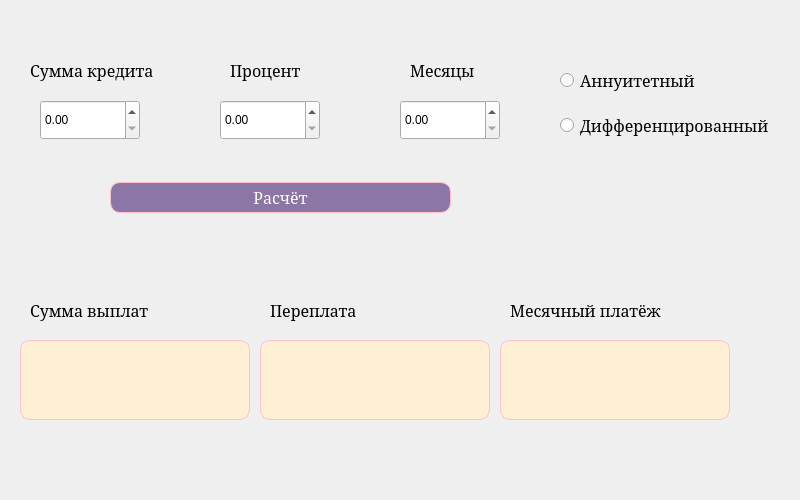
<?xml version="1.0" encoding="UTF-8"?>
<ui version="4.0">
 <class>creditCalc</class>
 <widget class="QDialog" name="creditCalc">
  <property name="geometry">
   <rect>
    <x>0</x>
    <y>0</y>
    <width>800</width>
    <height>500</height>
   </rect>
  </property>
  <property name="windowTitle">
   <string>Dialog</string>
  </property>
  <property name="styleSheet">
   <string notr="true">QDialog{
    background-color: qlineargradient(x1: 0, y1: 0, x2: 0, y2: 1,
                                      stop: 0 #E28DC2, stop: 1 #D9ABC7);
}</string>
  </property>
  <widget class="QDoubleSpinBox" name="credit_amount">
   <property name="geometry">
    <rect>
     <x>40</x>
     <y>100</y>
     <width>100</width>
     <height>40</height>
    </rect>
   </property>
  </widget>
  <widget class="QDoubleSpinBox" name="interest">
   <property name="geometry">
    <rect>
     <x>220</x>
     <y>100</y>
     <width>100</width>
     <height>40</height>
    </rect>
   </property>
  </widget>
  <widget class="QDoubleSpinBox" name="month">
   <property name="geometry">
    <rect>
     <x>400</x>
     <y>100</y>
     <width>100</width>
     <height>40</height>
    </rect>
   </property>
  </widget>
  <widget class="QLabel" name="label">
   <property name="geometry">
    <rect>
     <x>30</x>
     <y>50</y>
     <width>131</width>
     <height>40</height>
    </rect>
   </property>
   <property name="font">
    <font>
     <family>Serif</family>
     <pointsize>12</pointsize>
    </font>
   </property>
   <property name="text">
    <string>Сумма кредита</string>
   </property>
  </widget>
  <widget class="QLabel" name="label_2">
   <property name="geometry">
    <rect>
     <x>230</x>
     <y>50</y>
     <width>115</width>
     <height>40</height>
    </rect>
   </property>
   <property name="font">
    <font>
     <family>Serif</family>
     <pointsize>12</pointsize>
    </font>
   </property>
   <property name="text">
    <string>Процент</string>
   </property>
  </widget>
  <widget class="QLabel" name="label_3">
   <property name="geometry">
    <rect>
     <x>410</x>
     <y>50</y>
     <width>115</width>
     <height>40</height>
    </rect>
   </property>
   <property name="font">
    <font>
     <family>Serif</family>
     <pointsize>12</pointsize>
    </font>
   </property>
   <property name="text">
    <string>Месяцы</string>
   </property>
  </widget>
  <widget class="QRadioButton" name="annuity">
   <property name="geometry">
    <rect>
     <x>560</x>
     <y>60</y>
     <width>171</width>
     <height>41</height>
    </rect>
   </property>
   <property name="font">
    <font>
     <family>Serif</family>
     <pointsize>12</pointsize>
    </font>
   </property>
   <property name="text">
    <string>Аннуитетный</string>
   </property>
  </widget>
  <widget class="QRadioButton" name="diff">
   <property name="geometry">
    <rect>
     <x>560</x>
     <y>110</y>
     <width>221</width>
     <height>31</height>
    </rect>
   </property>
   <property name="font">
    <font>
     <family>Serif</family>
     <pointsize>12</pointsize>
    </font>
   </property>
   <property name="text">
    <string>Дифференцированный</string>
   </property>
  </widget>
  <widget class="QLabel" name="label_4">
   <property name="geometry">
    <rect>
     <x>270</x>
     <y>290</y>
     <width>230</width>
     <height>41</height>
    </rect>
   </property>
   <property name="font">
    <font>
     <family>Serif</family>
     <pointsize>12</pointsize>
    </font>
   </property>
   <property name="text">
    <string>Переплата</string>
   </property>
  </widget>
  <widget class="QLabel" name="label_5">
   <property name="geometry">
    <rect>
     <x>30</x>
     <y>290</y>
     <width>221</width>
     <height>41</height>
    </rect>
   </property>
   <property name="font">
    <font>
     <family>Serif</family>
     <pointsize>12</pointsize>
    </font>
   </property>
   <property name="text">
    <string>Сумма выплат</string>
   </property>
  </widget>
  <widget class="QPushButton" name="calc_credit">
   <property name="geometry">
    <rect>
     <x>110</x>
     <y>182</y>
     <width>341</width>
     <height>31</height>
    </rect>
   </property>
   <property name="font">
    <font>
     <family>Serif</family>
     <pointsize>12</pointsize>
    </font>
   </property>
   <property name="styleSheet">
    <string notr="true">QPushButton {
   border: 1px solid pink;
   border-radius: 10px;
  background-color: rgb(139, 118, 165);
   color: white;
}
QPushButton:pressed {
    background-color: qlineargradient(x1: 0, y1: 0, x2: 0, y2: 1,
                                      stop: 0 #dadbde, stop: 1 #f6f7fa);
}</string>
   </property>
   <property name="text">
    <string>Расчёт</string>
   </property>
  </widget>
  <widget class="QLabel" name="label_6">
   <property name="geometry">
    <rect>
     <x>510</x>
     <y>290</y>
     <width>230</width>
     <height>41</height>
    </rect>
   </property>
   <property name="font">
    <font>
     <family>Serif</family>
     <pointsize>12</pointsize>
    </font>
   </property>
   <property name="text">
    <string>Месячный платёж</string>
   </property>
  </widget>
  <widget class="QLineEdit" name="pay_for_month">
   <property name="geometry">
    <rect>
     <x>500</x>
     <y>340</y>
     <width>230</width>
     <height>80</height>
    </rect>
   </property>
   <property name="font">
    <font>
     <family>Serif</family>
     <pointsize>18</pointsize>
    </font>
   </property>
   <property name="styleSheet">
    <string notr="true">QLineEdit{
   border: 1px solid pink;
   border-radius: 10px;
   background-color: rgb(255, 239, 213);
   qproperty-alignment: 'AlignVCenter | AlignRight';
}</string>
   </property>
   <property name="text">
    <string/>
   </property>
  </widget>
  <widget class="QLineEdit" name="overprice">
   <property name="geometry">
    <rect>
     <x>260</x>
     <y>340</y>
     <width>230</width>
     <height>80</height>
    </rect>
   </property>
   <property name="font">
    <font>
     <family>Serif</family>
     <pointsize>18</pointsize>
    </font>
   </property>
   <property name="styleSheet">
    <string notr="true">QLineEdit{
   border: 1px solid pink;
   border-radius: 10px;
   background-color: rgb(255, 239, 213);
   qproperty-alignment: 'AlignVCenter | AlignRight';
}</string>
   </property>
   <property name="text">
    <string/>
   </property>
  </widget>
  <widget class="QLineEdit" name="res_sum">
   <property name="geometry">
    <rect>
     <x>20</x>
     <y>340</y>
     <width>230</width>
     <height>80</height>
    </rect>
   </property>
   <property name="font">
    <font>
     <family>Serif</family>
     <pointsize>18</pointsize>
    </font>
   </property>
   <property name="styleSheet">
    <string notr="true">QLineEdit{
   border: 1px solid pink;
   border-radius: 10px;
   background-color: rgb(255, 239, 213);
   qproperty-alignment: 'AlignVCenter | AlignRight';
}</string>
   </property>
   <property name="text">
    <string/>
   </property>
  </widget>
 </widget>
 <resources/>
 <connections/>
</ui>
